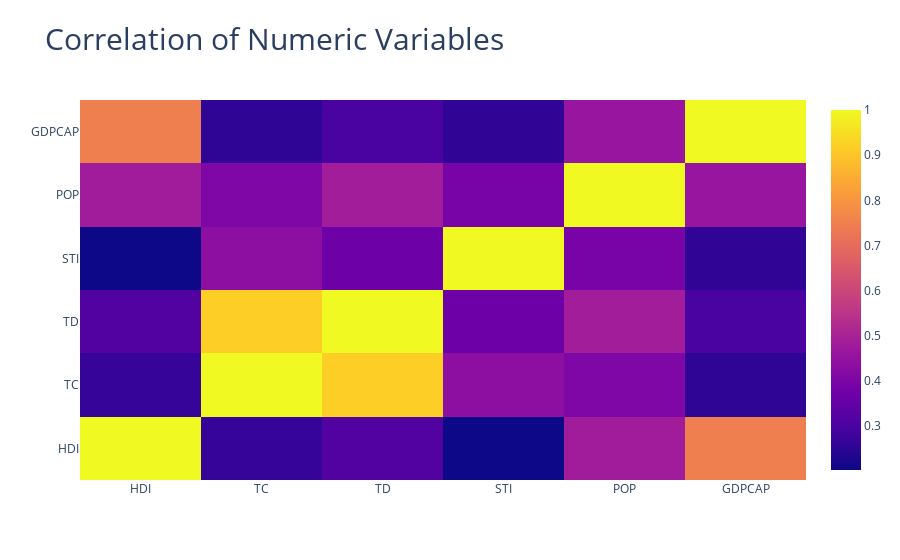

Here is the notebook cell this chart was saved with:
### Code cell
correlation = df_tr[numeric_vars].corr()

fig = go.Figure(data= go.Heatmap(x = correlation.index.values.tolist(), 
                             y = correlation.index.values.tolist(),
                             z = correlation.values
                            ),
               )
fig.update_layout(title_text="Correlation of Numeric Variables",
                  title_font_size=30)
fig.show()

### Figure 1 — Plotly figure (JSON) as saved in the notebook; plotly's stock layout.template omitted (floating-point values rounded to 4 significant figures)
{"data": [{"type": "heatmap", "x": ["HDI", "TC", "TD", "STI", "POP", "GDPCAP"], "y": ["HDI", "TC", "TD", "STI", "POP", "GDPCAP"], "z": [[1, 0.2657, 0.3179, 0.2026, 0.481, 0.7482], [0.2657, 1, 0.9184, 0.4362, 0.4042, 0.2555], [0.3179, 0.9184, 1, 0.3698, 0.484, 0.2998], [0.2026, 0.4362, 0.3698, 1, 0.3929, 0.2575], [0.481, 0.4042, 0.484, 0.3929, 1, 0.4588], [0.7482, 0.2555, 0.2998, 0.2575, 0.4588, 1]]}], "layout": {"title": {"font": {"size": 30}, "text": "Correlation of Numeric Variables"}}}
